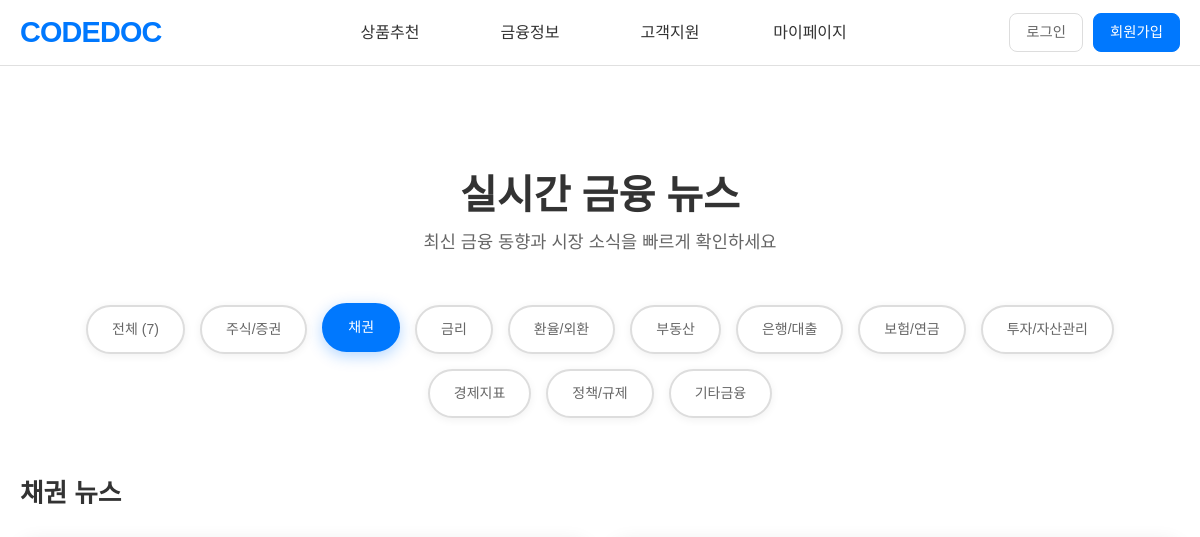
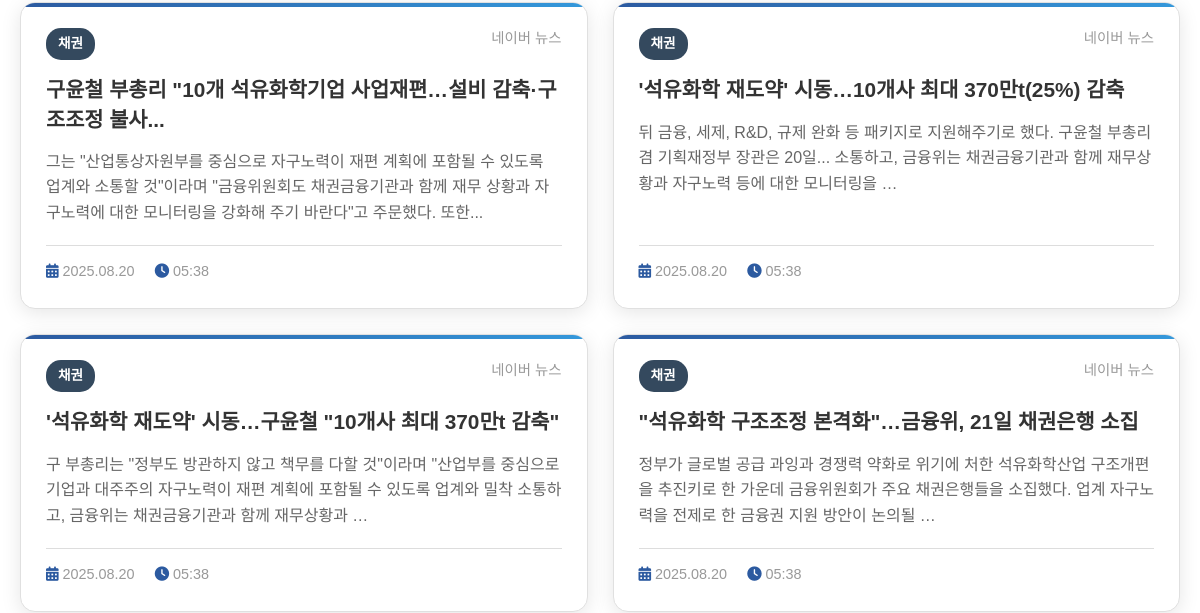
/news/?category=채권 (upper part), run on an earlier commit of the app's database (2 pictures, top to bottom).
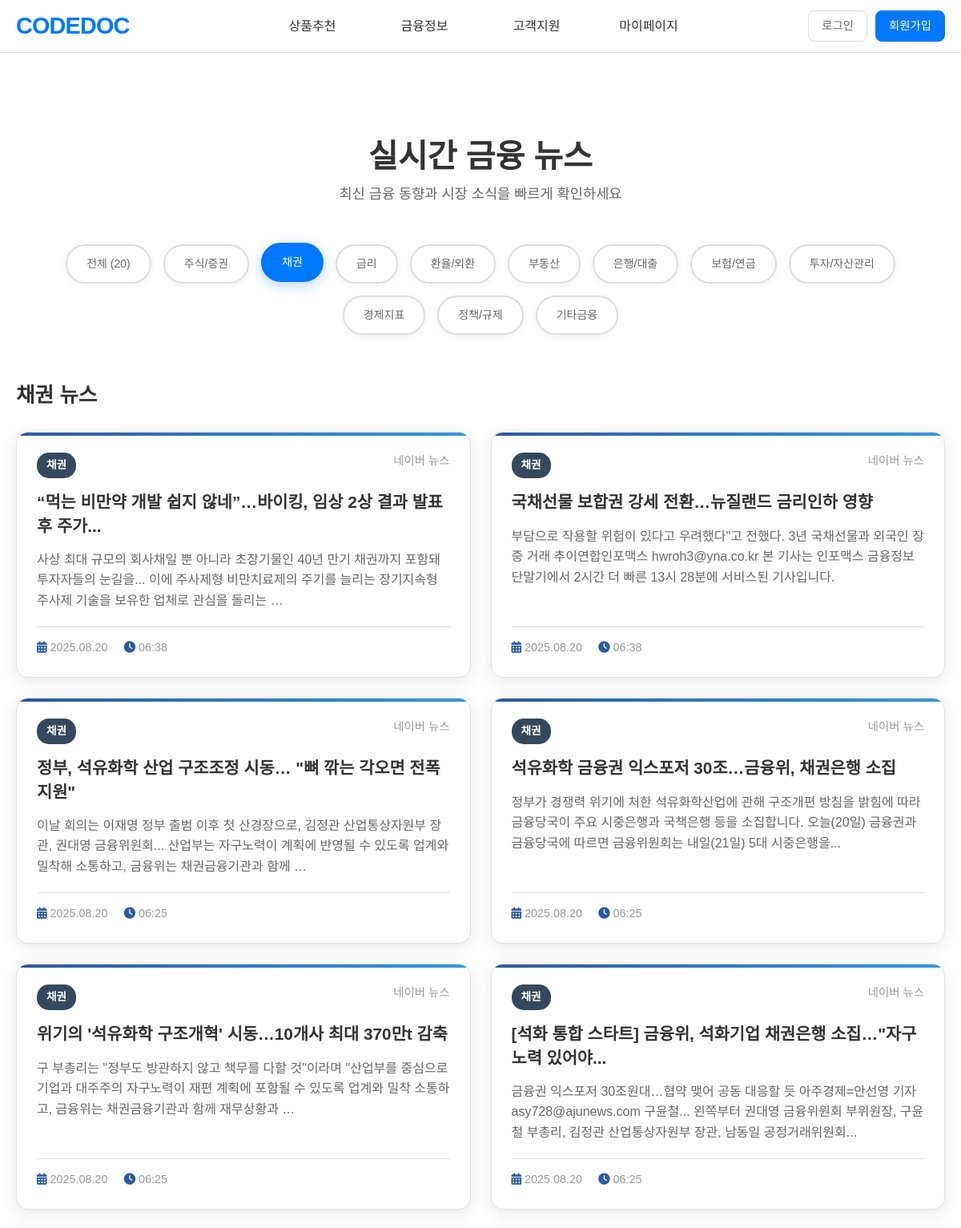
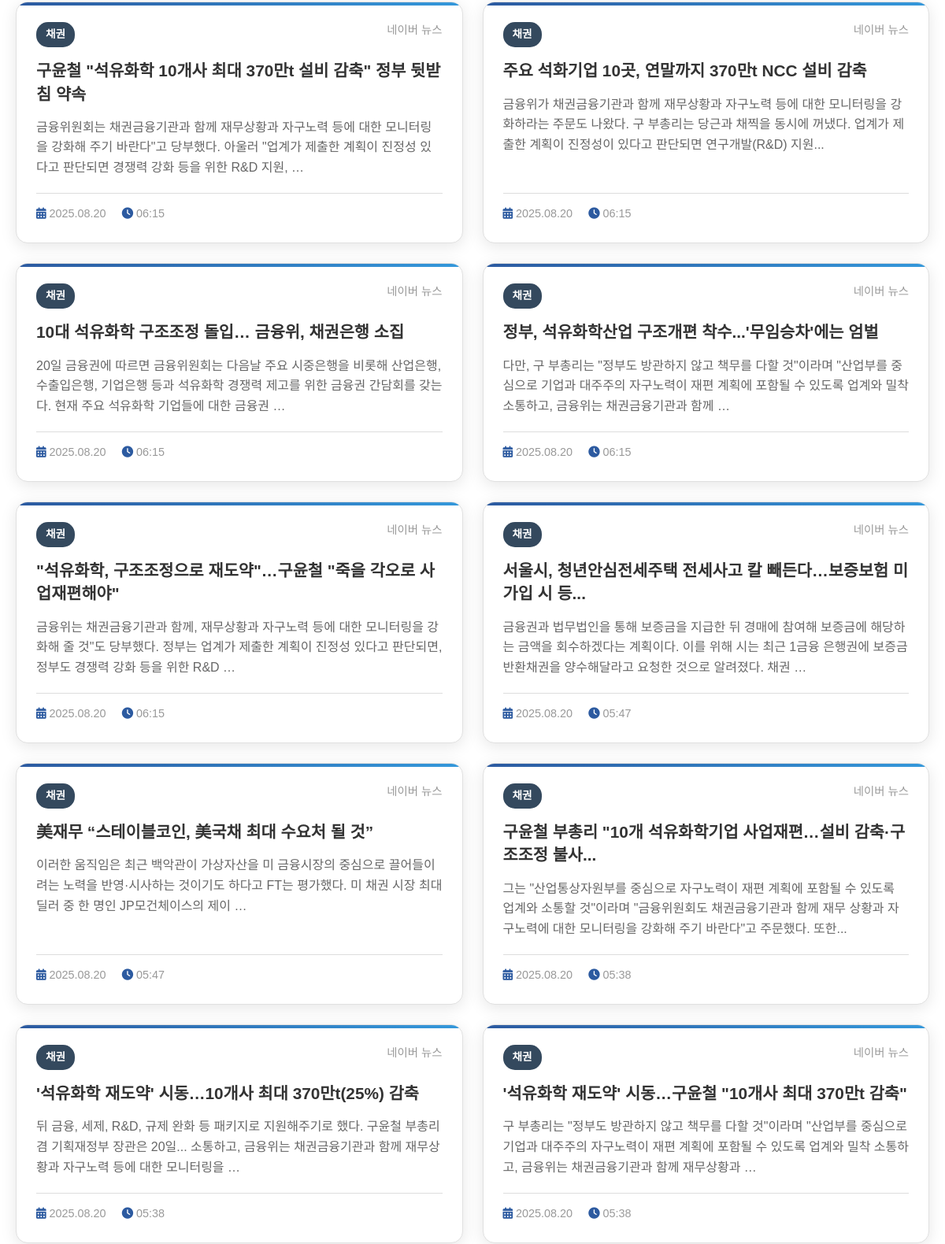
And on a later commit of the database (2 pictures, top to bottom).
### news/models.py (models this page shows, shortened)
class News(models.Model):
    CATEGORY_CHOICES = [
        ('주식/증권', '주식/증권'),
        ('채권', '채권'),
        ('금리', '금리'),
        ('환율/외환', '환율/외환'),
        ('부동산', '부동산'),
        ('은행/대출', '은행/대출'),
        ('보험/연금', '보험/연금'),
        ('투자/자산관리', '투자/자산관리'),
        ('경제지표', '경제지표'),
        ('정책/규제', '정책/규제'),
        ('기타금융', '기타금융'),
    ]
    title = models.CharField(max_length=500)
    description = models.TextField()
    link = models.URLField(max_length=1000)
    category = models.CharField(max_length=50, choices=CATEGORY_CHOICES, default='기타금융')
    source = models.CharField(max_length=100, default='네이버 뉴스')
    pub_date = models.CharField(max_length=20)  # 원본 날짜 형식 저장
    collected_time = models.DateTimeField(default=timezone.now)
    class Meta:
        ordering = ['-collected_time']
        unique_together = ['title', 'link']  # 중복 방지

### news/views.py (the view)
# urls.py: path('', views.news_list, name='news_list'),
def news_list(request):
    category = request.GET.get('category', '')
    news_queryset = News.objects.all()
    if category and category != 'all':
        news_queryset = news_queryset.filter(category=category)
    paginator = Paginator(news_queryset, 20)  # 페이지당 20개
    page_number = request.GET.get('page')
    page_obj = paginator.get_page(page_number)
    categories = News.CATEGORY_CHOICES
    context = {
        'page_obj': page_obj,
        'categories': categories,
        'current_category': category,
        'total_count': news_queryset.count()
    }
    return render(request, 'news/news_list.html', context)

### news/templates/news/news_list.html (shortened to what this page needs)
{% extends 'base.html' %}
{% load static %}
{% block extra_css %}
<link href="https://cdn.jsdelivr.net/npm/bootstrap@5.1.3/dist/css/bootstrap.min.css" rel="stylesheet">
<link rel="stylesheet" href="{% static 'news/css/news_list.css' %}">
<link href="https://cdnjs.cloudflare.com/ajax/libs/font-awesome/6.0.0/css/all.min.css" rel="stylesheet">
{% endblock %}
{% block content %}
<div class="container">
    <div class="page-header">
        <h1 class="page-title">
            실시간 금융 뉴스
        </h1>
        <p class="page-subtitle">최신 금융 동향과 시장 소식을 빠르게 확인하세요</p>
    </div>
    <div class="filter-tabs">
        <a href="?category=all" class="filter-btn {% if not current_category or current_category == 'all' %}active{% endif %}">
            전체 ({{ total_count }})
        </a>
        {% for category_code, category_name in categories %}
            <a href="?category={{ category_code }}" class="filter-btn {% if current_category == category_code %}active{% endif %}">
                {{ category_name }}
            </a>
        {% endfor %}
    </div>
    <div class="news-section">
        {% if current_category and current_category != 'all' %}
            {% for category_code, category_name in categories %}
                {% if category_code == current_category %}
                    <h2 class="section-title">{{ category_name }} 뉴스</h2>
                {% endif %}
            {% endfor %}
        {% else %}
            <h2 class="section-title">전체 뉴스 {{ total_count }}개</h2>
        {% endif %}
        <div class="news-grid">
            {% for news in page_obj %}
                <div class="news-card">
                    <div class="news-header">
                        <span class="category-badge">{{ news.category }}</span>
                        <span class="news-source">{{ news.source }}</span>
                    </div>
                    <h3 class="news-title">
                        <a href="{{ news.link }}" target="_blank">
                            {{ news.title }}
                        </a>
                    </h3>
                    <p class="news-description">{{ news.description|truncatewords:25 }}</p>
                    <div class="news-meta">
                        <span>
                            <i class="fas fa-calendar-alt"></i>
                            {{ news.pub_date }}
                        </span>
                        <span>
                            <i class="fas fa-clock"></i>
                            {{ news.collected_time|date:"H:i" }}
                        </span>
                    </div>
                </div>
            {% empty %}
                <div class="empty-state">
                    <i class="fas fa-newspaper"></i>
                    <h3>뉴스가 없습니다</h3>
                    <p>새로고침 버튼을 눌러 최신 뉴스를 가져와보세요.</p>
                </div>
            {% endfor %}
        </div>
    </div>
</div>
{% endblock %}

What changed in the data, as far as the page shows it:
no longer on this page (row unchanged): News: category "채권", source "네이버 뉴스", title "\"석유화학 구조조정 본격화\"…금융위, 21일 채권은행 소집", description "정부가 글로벌 공급 과잉과 경쟁력 약화로 위기에 처한 석유화학산업 구조개편을 추진키로 한 가운데 금융위원회가 주요 채권은행들을 소집했다. 업계 자구노력을 전제로 한 금융권 지원 방안이 논의될 …", pub_date "2025.08.20", collected_time "05:38"
added News: category "채권", source "네이버 뉴스", title "“먹는 비만약 개발 쉽지 않네”…바이킹, 임상 2상 결과 발표 후 주가...", description "사상 최대 규모의 회사채일 뿐 아니라 초장기물인 40년 만기 채권까지 포함돼 투자자들의 눈길을... 이에 주사제형 비만치료제의 주기를 늘리는 장기지속형 주사제 기술을 보유한 업체로 관심을 돌리는 …", pub_date "2025.08.20", collected_time "06:38"
added News: category "채권", source "네이버 뉴스", title "국채선물 보합권 강세 전환…뉴질랜드 금리인하 영향", description "부담으로 작용할 위험이 있다고 우려했다\"고 전했다. 3년 국채선물과 외국인 장중 거래 추이연합인포맥스 hwroh3@yna.co.kr 본 기사는 인포맥스 금융정보 단말기에서 2시간 더 빠른 13시 28분에 서비스된 기사입니다.", pub_date "2025.08.20", collected_time "06:38"
added News: category "채권", source "네이버 뉴스", title "정부, 석유화학 산업 구조조정 시동… \"뼈 깎는 각오면 전폭 지원\"", description "이날 회의는 이재명 정부 출범 이후 첫 산경장으로, 김정관 산업통상자원부 장관, 권대영 금융위원회... 산업부는 자구노력이 계획에 반영될 수 있도록 업계와 밀착해 소통하고, 금융위는 채권금융기관과 함께 …", pub_date "2025.08.20", collected_time "06:25"
added News: category "채권", source "네이버 뉴스", title "석유화학 금융권 익스포저 30조…금융위, 채권은행 소집", description "정부가 경쟁력 위기에 처한 석유화학산업에 관해 구조개편 방침을 밝힘에 따라 금융당국이 주요 시중은행과 국책은행 등을 소집합니다. 오늘(20일) 금융권과 금융당국에 따르면 금융위원회는 내일(21일) 5대 시중은행을...", pub_date "2025.08.20", collected_time "06:25"
added News: category "채권", source "네이버 뉴스", title "위기의 '석유화학 구조개혁' 시동…10개사 최대 370만t 감축", description "구 부총리는 \"정부도 방관하지 않고 책무를 다할 것\"이라며 \"산업부를 중심으로 기업과 대주주의 자구노력이 재편 계획에 포함될 수 있도록 업계와 밀착 소통하고, 금융위는 채권금융기관과 함께 재무상황과 …", pub_date "2025.08.20", collected_time "06:25"
added News: category "채권", source "네이버 뉴스", title "[석화 통합 스타트] 금융위, 석화기업 채권은행 소집…\"자구노력 있어야...", description "금융권 익스포저 30조원대…협약 맺어 공동 대응할 듯 아주경제=안선영 기자 asy728@ajunews.com 구윤철... 왼쪽부터 권대영 금융위원회 부위원장, 구윤철 부총리, 김정관 산업통상자원부 장관, 남동일 공정거래위원회...", pub_date "2025.08.20", collected_time "06:25"
added News: category "채권", source "네이버 뉴스", title "구윤철 \"석유화학 10개사 최대 370만t 설비 감축\" 정부 뒷받침 약속", description "금융위원회는 채권금융기관과 함께 재무상황과 자구노력 등에 대한 모니터링을 강화해 주기 바란다\"고 당부했다. 아울러 \"업계가 제출한 계획이 진정성 있다고 판단되면 경쟁력 강화 등을 위한 R&D 지원, …", pub_date "2025.08.20", collected_time "06:15"
added News: category "채권", source "네이버 뉴스", title "주요 석화기업 10곳, 연말까지 370만t NCC 설비 감축", description "금융위가 채권금융기관과 함께 재무상황과 자구노력 등에 대한 모니터링을 강화하라는 주문도 나왔다. 구 부총리는 당근과 채찍을 동시에 꺼냈다. 업계가 제출한 계획이 진정성이 있다고 판단되면 연구개발(R&D) 지원...", pub_date "2025.08.20", collected_time "06:15"
added News: category "채권", source "네이버 뉴스", title "10대 석유화학 구조조정 돌입… 금융위, 채권은행 소집", description "20일 금융권에 따르면 금융위원회는 다음날 주요 시중은행을 비롯해 산업은행, 수출입은행, 기업은행 등과 석유화학 경쟁력 제고를 위한 금융권 간담회를 갖는다. 현재 주요 석유화학 기업들에 대한 금융권 …", pub_date "2025.08.20", collected_time "06:15"
added News: category "채권", source "네이버 뉴스", title "정부, 석유화학산업 구조개편 착수...'무임승차'에는 엄벌", description "다만, 구 부총리는 \"정부도 방관하지 않고 책무를 다할 것\"이라며 \"산업부를 중심으로 기업과 대주주의 자구노력이 재편 계획에 포함될 수 있도록 업계와 밀착 소통하고, 금융위는 채권금융기관과 함께 …", pub_date "2025.08.20", collected_time "06:15"
added News: category "채권", source "네이버 뉴스", title "\"석유화학, 구조조정으로 재도약\"…구윤철 \"죽을 각오로 사업재편해야\"", description "금융위는 채권금융기관과 함께, 재무상황과 자구노력 등에 대한 모니터링을 강화해 줄 것\"도 당부했다. 정부는 업계가 제출한 계획이 진정성 있다고 판단되면, 정부도 경쟁력 강화 등을 위한 R&D …", pub_date "2025.08.20", collected_time "06:15"
added News: category "채권", source "네이버 뉴스", title "서울시, 청년안심전세주택 전세사고 칼 빼든다…보증보험 미가입 시 등...", description "금융권과 법무법인을 통해 보증금을 지급한 뒤 경매에 참여해 보증금에 해당하는 금액을 회수하겠다는 계획이다. 이를 위해 시는 최근 1금융 은행권에 보증금반환채권을 양수해달라고 요청한 것으로 알려졌다. 채권 …", pub_date "2025.08.20", collected_time "05:47"
added News: category "채권", source "네이버 뉴스", title "美재무 “스테이블코인, 美국채 최대 수요처 될 것”", description "이러한 움직임은 최근 백악관이 가상자산을 미 금융시장의 중심으로 끌어들이려는 노력을 반영·시사하는 것이기도 하다고 FT는 평가했다. 미 채권 시장 최대 딜러 중 한 명인 JP모건체이스의 제이 …", pub_date "2025.08.20", collected_time "05:47"
Also different on the page:
{{ total_count }}: "7" → "20"
